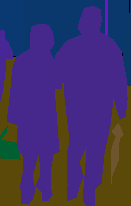
#> input picture ADE20K/gt_seg.png, 131 x 206 px
$ python demo.py   (Python 2 division)   (older library calls are emulated)
#> lines starting #> are read from the running program, lines starting #| are printed output that depends on the picture
import numpy as np
import skimage.io
import matplotlib.pyplot as plt

# im is r x c; each element im[r,c] represents the class
# index assigned to that location by a particular labeler.
def bleed (im, kernelSize = 7, numBleeds = 64):
    im = im.copy()
    for i in range(numBleeds):
        # Randomly generate a bleeding center location
        (r,c) = (np.random.random(2) * (im.shape[0] - kernelSize, im.shape[1] - kernelSize)).astype(np.int32) + (kernelSize/2, kernelSize/2)
        kernel = np.ones((kernelSize, kernelSize)) * im[r,c]
        #print (r,c)
        im[r-kernelSize/2:r-kernelSize/2+kernelSize, c-kernelSize/2:c-kernelSize/2+kernelSize] = kernel

    return im

# This script illustrates the bleed function to generate noise in image segmentations
if __name__ == "__main__":
    im = skimage.io.imread("../ADE20K/gt_seg.png", as_grey=True)
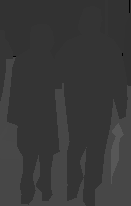
#> im: shape (206, 131) float64; min 0, max 0.343, mean 0.225
    _, classIm = np.unique(im, return_inverse=True)
    classIm = classIm.reshape(im.shape)
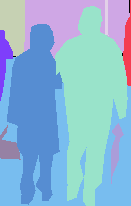
#> classIm: shape (206, 131) int64; 11 distinct labels, from 0 to 10; one colour per label, 0 black
    modifiedIm = bleed(classIm)
#> after the loop in bleed, `for i in range(numBleeds):`:
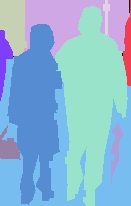
#> im: shape (206, 131) int64; 11 distinct labels, from 0 to 10; one colour per label, 0 black
    plt.imshow(np.hstack((classIm, modifiedIm, modifiedIm - classIm))), plt.show()
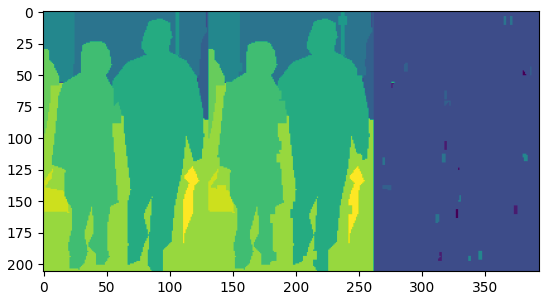
#> figure drawn by matplotlib, 1 panel
